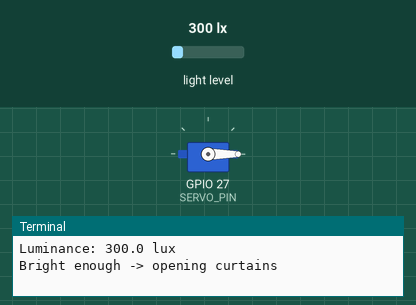
Bench run of a program on a simulated Raspberry Pi (BCM pin numbers). Shown: servo, the last lines printed to the terminal. The inputs (shaded band) are chosen by the test bench; at power-on: light level 300 lx. Servo angles are drawn from the pulse width (0.5 ms = 0°, 2.5 ms = 180°).

Above: at 1.2 s.
1.3 s: light level set to 53 lx
6.0 s: light level set to 43 lx
At 7.3 s:
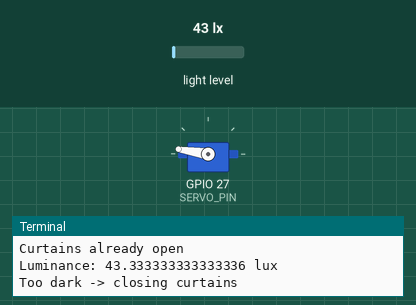
8.7 s: light level set to 500 lx
At 10.4 s:
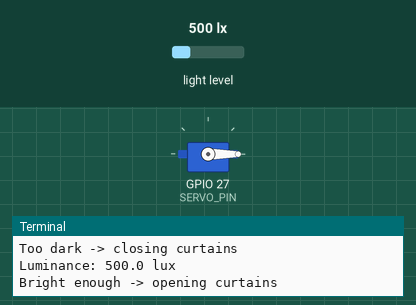
Timing chart, 0 to 11.9 s (numbered marks = the images above; inputs shaded):
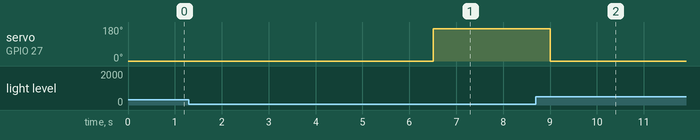

The program:

curtains.py
```python
# -*- coding: utf-8 -*-
"""
Created on Sat Apr 18 22:51:09 2026

@author: Emerson
"""

# -*- coding: utf-8 -*-
"""
Curtains with BH1750 + servo

Rules:
- lux < 50   -> close curtains
- lux >= 50  -> open curtains

This version assumes a NORMAL servo:
- CLOSED_ANGLE = curtains closed position
- OPEN_ANGLE   = curtains open position
"""

import time
import smbus
import RPi.GPIO as GPIO
from time import sleep

"""BH1750 setup"""
bus = smbus.SMBus(1)
address = 0x23

"""servo setup"""
GPIO.setmode(GPIO.BCM)
GPIO.setwarnings(False)

SERVO_PIN = 27
GPIO.setup(SERVO_PIN, GPIO.OUT)

pwm = GPIO.PWM(SERVO_PIN, 50)
pwm.start(0)

"""curtain settings"""
LIGHT_THRESHOLD = 50

"""pick the two servo positions that match your curtain setup"""
CLOSED_ANGLE = 180
OPEN_ANGLE = 0

"""remember current curtain state so servo does not keep moving"""
current_state = "unknown"


def read_lux():
    data = bus.read_i2c_block_data(address, 0x10, 2)
    lux = ((data[0] << 8) + data[1]) / 1.2
    return lux


def set_angle(angle):
    duty = angle / 18 + 2

    GPIO.output(SERVO_PIN, True)
    pwm.ChangeDutyCycle(duty)
    sleep(0.5)

    GPIO.output(SERVO_PIN, False)
    pwm.ChangeDutyCycle(0)


try:
    while True:
        lux = read_lux()
        print("Luminance:", lux, "lux")

        if lux < LIGHT_THRESHOLD:
            if current_state != "closed":
                print("Too dark -> closing curtains")
                set_angle(CLOSED_ANGLE)
                current_state = "closed"
            else:
                print("Curtains already closed")

        else:
            if current_state != "open":
                print("Bright enough -> opening curtains")
                set_angle(OPEN_ANGLE)
                current_state = "open"
            else:
                print("Curtains already open")

        time.sleep(2)

except KeyboardInterrupt:
    print("Stopping...")

finally:
    pwm.stop()
    GPIO.cleanup()
```

Measured:
- the behaviour switches between 50 and 49 lx on light level (found by bisection; images 0 and 1)
- after the input at 6.0 s, servo on GPIO 27 (SERVO_PIN): 0° → 171° after 0.51 s
- after the input at 8.7 s, servo on GPIO 27 (SERVO_PIN): 171° → 0° after 0.31 s
